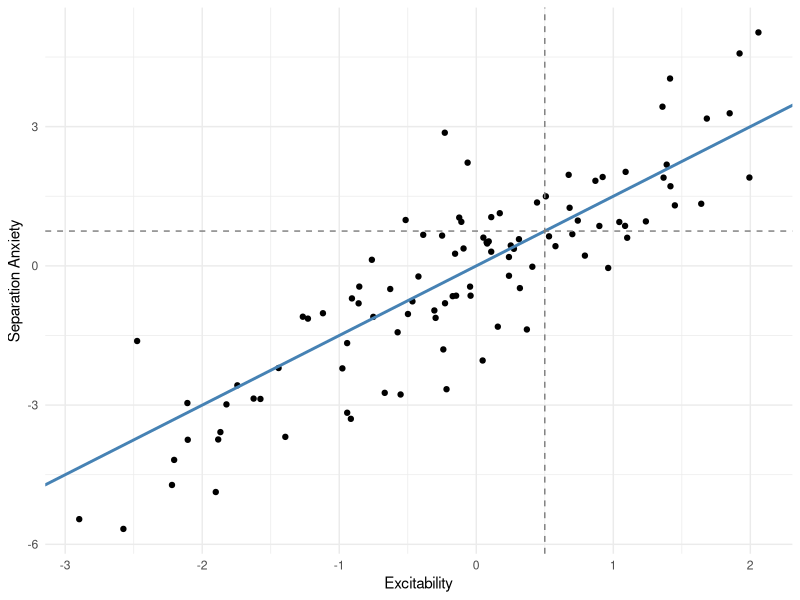
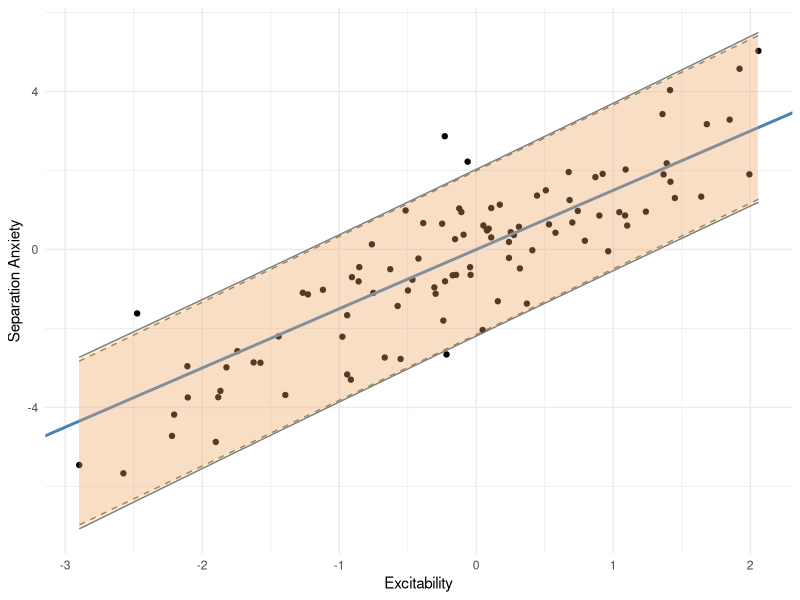

These figures' R source, in order:
library(ggplot2)
library(glue)

theme_set(theme_minimal())

# Parameters
b1 <- 1.5
sigma2 <- 1.2

# Simulation of data
n <- 100
x <- rnorm(n)
y <- rnorm(n, mean = b1 * x, sd = sqrt(sigma2))

canine_behavior_df <- data.frame(excitability = x, sepanx = y)

# Viz
ggplot(canine_behavior_df, aes(x, y)) + 
  geom_point() +
  geom_abline(intercept = 0, slope = b1, col = "steelblue", lwd = 1) +
  geom_vline(xintercept = 0.5, lty = "dashed", col = "gray50") +
  geom_hline(yintercept = b1 * 0.5, lty = "dashed", col = "gray50") +
  labs(x = "Excitability", y = "Separation Anxiety")

# Liner model fit
exc_sepanx_fit <- lm(sepanx ~ excitability, data = canine_behavior_df)
summary(exc_sepanx_fit)

# CI for the point 0.5
x0_df <- data.frame(excitability = 0.5)
predict(exc_sepanx_fit, newdata = x0_df, interval = "prediction", level = 0.95)

# Generalized CI
beta_hats <- as.vector(coef(exc_sepanx_fit))
sigma_hat <- sigma(exc_sepanx_fit)
xrange <- seq(min(x), max(x), length.out = n)

pred_lwr_bounds <- sapply(xrange, \(x) qnorm(0.025, mean = beta_hats[1] + beta_hats[2] * x, sd = sigma_hat))
pred_upr_bounds <- sapply(xrange, \(x) qnorm(0.975, mean = beta_hats[1] + beta_hats[2] * x, sd = sigma_hat))
pred_bounds <- data.frame(x = xrange, lwr = pred_lwr_bounds, upr = pred_upr_bounds)

preds <- predict(exc_sepanx_fit, newdata = canine_behavior_df, interval = "prediction")

ggplot(canine_behavior_df, aes(x, y)) + 
  geom_point() +
  geom_abline(intercept = 0, slope = b1, col = "steelblue", lwd = 1) +
  geom_ribbon(data = pred_bounds, aes(y = lwr, ymin = lwr, ymax = upr), alpha = 0.2, col = "gray50",  fill = "plum", lty = "dashed") + 
  geom_ribbon(data = preds, aes(ymin = lwr, ymax = upr), alpha = 0.2, col = "gray50", fill = "orange") + 
  labs(x = "Excitability", y = "Separation Anxiety")










